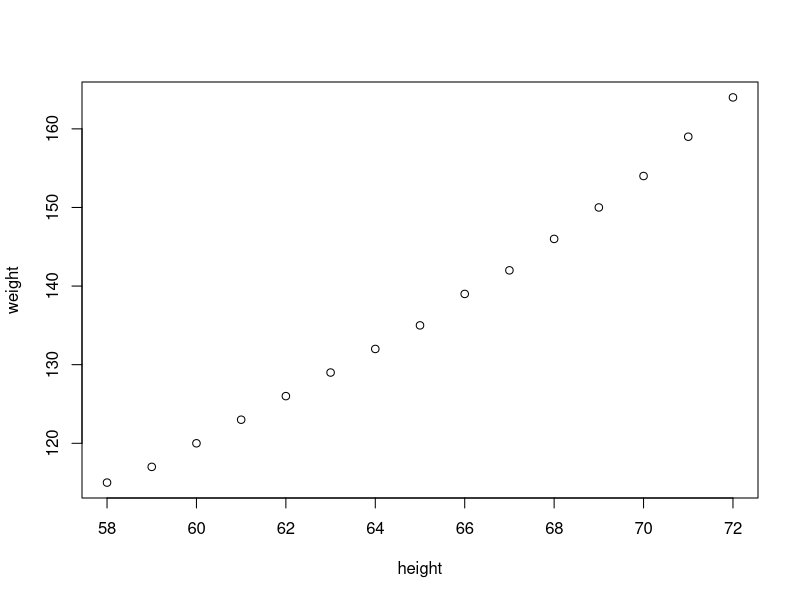
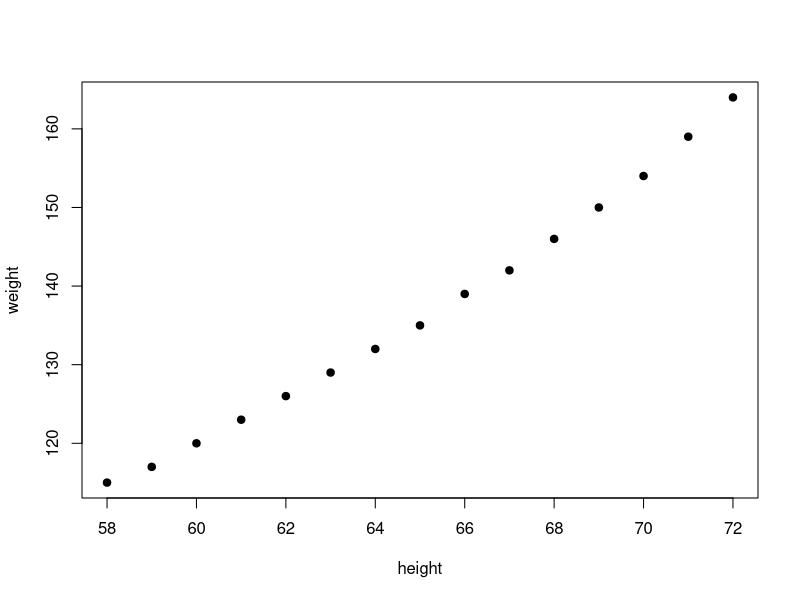
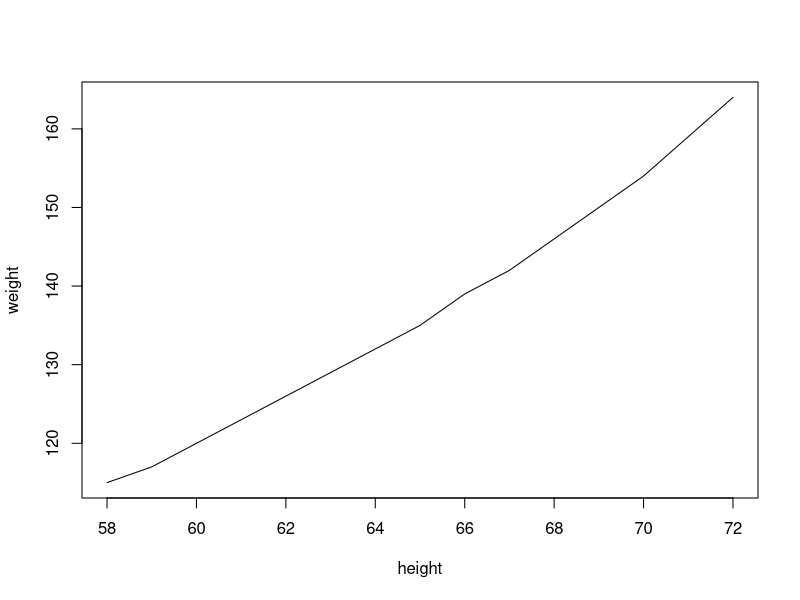
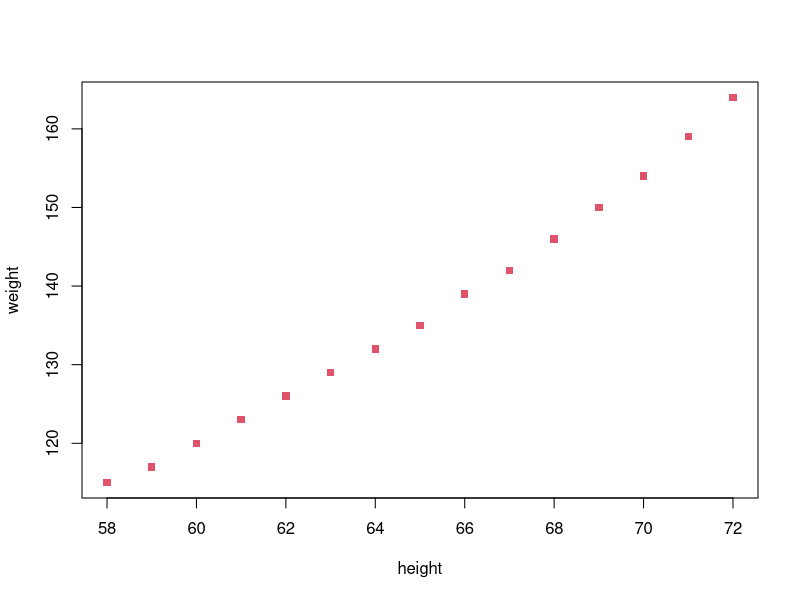
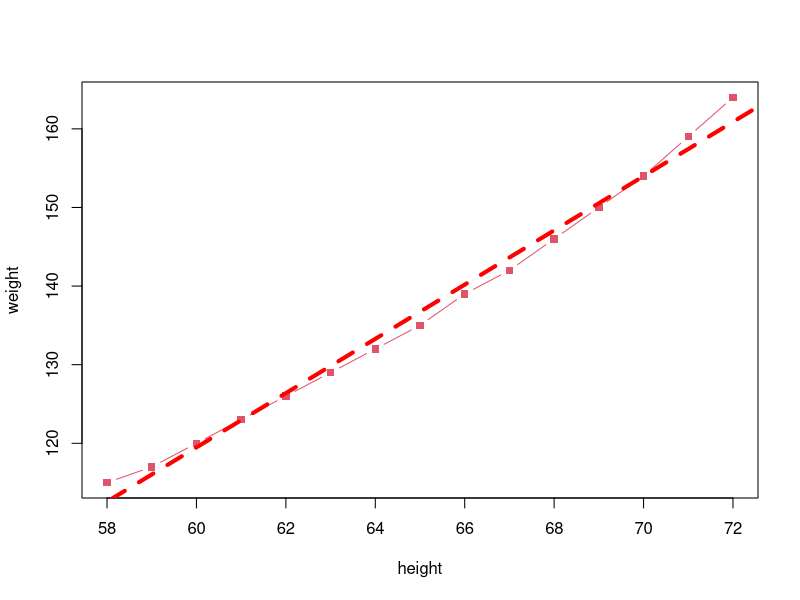
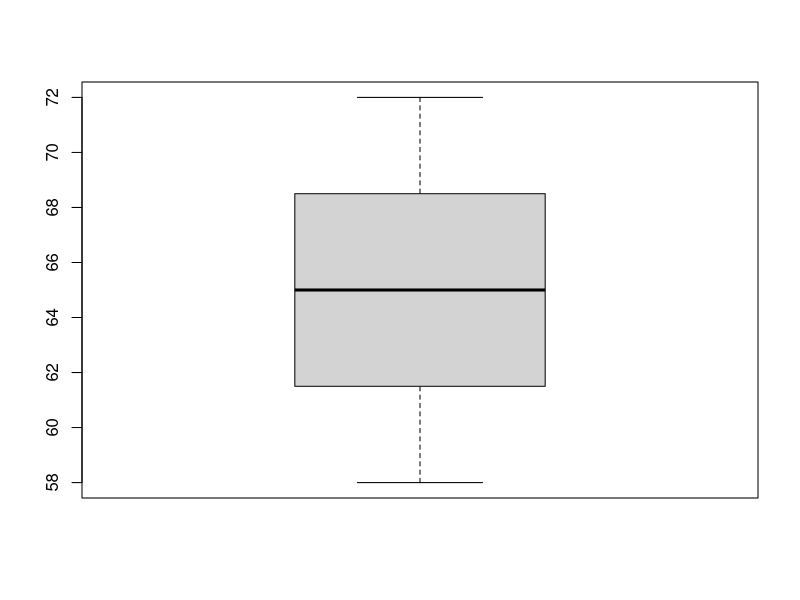
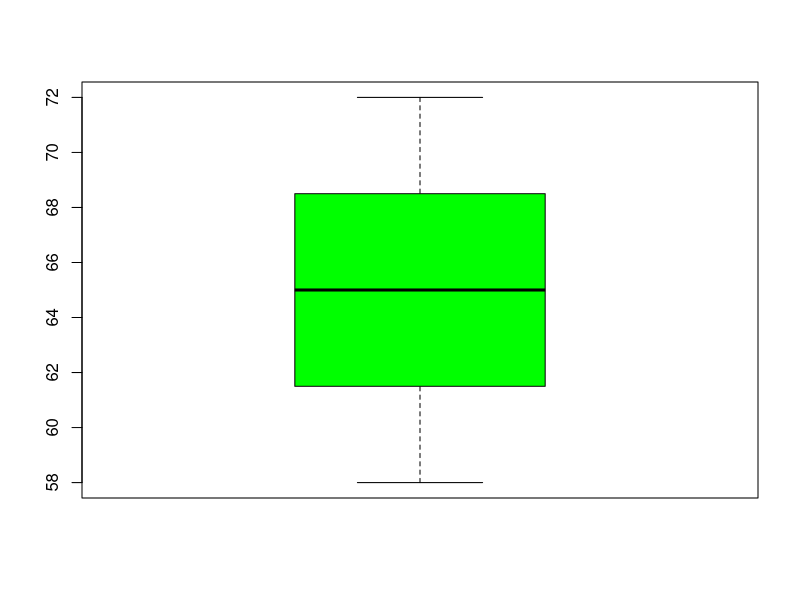
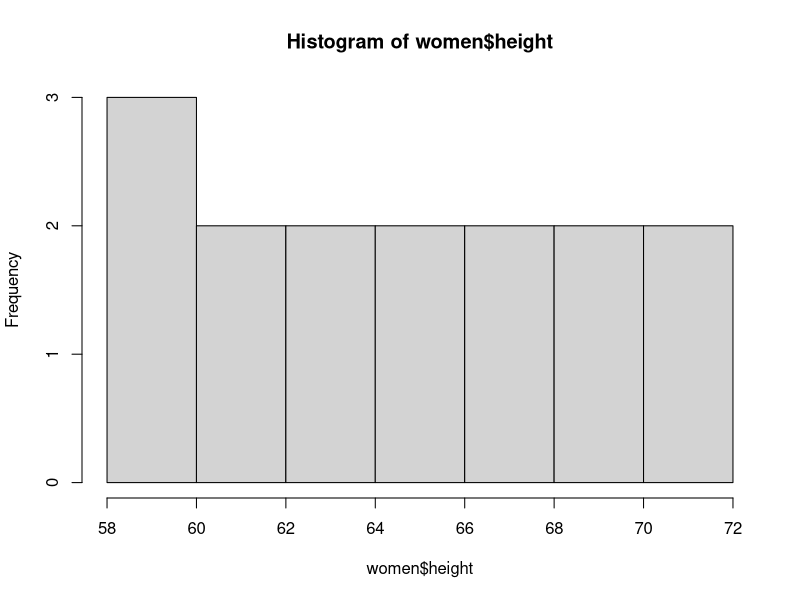

Source code (R) for these figures, in order: (Note: this script raises an error after producing the figures.)
#plot----
women
plot(women)
plot(women, type="p",pch=19)
plot(women, type='l')
plot(women,type="p",pch=15,col=2)
plot(women,type="b",pch=15,col=2)
abline(lm(women$weight~women$height),col="red",lty=2,lwd=4)
#boxplot----
boxplot(women$height)
quantile(women$height)
quantile(women$height, seq(0,1,.1))
quantile(women$height, seq(0,1,.01)) #percentile breakdown
boxplot(women$height, col="green")
stem(women$height)
#histogram----
hist(women$height)
hist(women$height,breaks=10)
hist(women$height,breaks=5,col=(1:5))
#hist2
x=rnorm(100,50,10)
hist(x)     
hist(x,freq=F,col=(1:5))
lines(density(x))

#density plot: shape of data----
plot(density(x),col="red")

#pie----
gender
table(gender)
pie(table(gender))
x=c(10,20,40,50)
pie(x)
xlabels=c("A","B","C","D")
x/sum(x)
labels2=paste(xlabels, round(x/sum(x),2)*100, sep="-")
pie(x, labels=xlabels)
pie(x, labels=labels2)
x

#barplot----
barplot(x,col=(1:4))
barplot(x,col=(1:4),horiz=T)

#correlation plot----
pairs(women)
cor(women$height,women$weight)
cov(women$height,women$weight)

pairs(mtcars)
pairs(mtcars[1:4])
pairs(mtcars[c("disp","hp")])

#Frequency distribution----

#discrete category diagram
attend=c("A","P","P","A","P","A")
table(attend)

#discrete num diagram
#see sir's notes

#Continuos Data
set.seed(1234)
x3=runif(100,0,150) #range of numbers from 0 to 150m,100 values, this is continuos data
x3
x3=ceiling(x3)
x3
range(x3)

#divide range into step of 15 of 10 levels
breaks=seq(0,150, by=15)
breaks
length(breaks)
x3
x3.ct = cut(x3,breaks) #continuos data broken up into required breaks
x3.ct
table(x3.ct) #frequency table created
cbind(table(x3.ct)) #see it vertically
hist(table(x3.ct))
